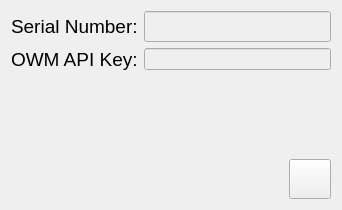
               <widget class="QWidget" name="scrollAreaWidgetContents_5">
                <property name="geometry">
                 <rect>
                  <x>0</x>
                  <y>0</y>
                  <width>342</width>
                  <height>210</height>
                 </rect>
                </property>
                <property name="class" stdset="0">
                 <string>frameHolder</string>
                </property>
                <layout class="QGridLayout" name="gridLayout_16">
                 <item row="1" column="0">
                  <layout class="QGridLayout" name="gridLayout_4">
                   <item row="0" column="0">
                    <widget class="QLabel" name="label">
                     <property name="font">
                      <font>
                       <pointsize>14</pointsize>
                      </font>
                     </property>
                     <property name="text">
                      <string>Serial Number:</string>
                     </property>
                     <property name="class" stdset="0">
                      <string>infoLabel</string>
                     </property>
                    </widget>
                   </item>
                   <item row="0" column="1">
                    <widget class="QLineEdit" name="serielNumLineEdit">
                     <property name="enabled">
                      <bool>false</bool>
                     </property>
                     <property name="font">
                      <font>
                       <pointsize>14</pointsize>
                      </font>
                     </property>
                     <property name="styleSheet">
                      <string notr="true"/>
                     </property>
                     <property name="text">
                      <string/>
                     </property>
                     <property name="cursorPosition">
                      <number>0</number>
                     </property>
                     <property name="readOnly">
                      <bool>true</bool>
                     </property>
                     <property name="class" stdset="0">
                      <string>settingLineEdit</string>
                     </property>
                    </widget>
                   </item>
                  </layout>
                 </item>
                 <item row="2" column="0">
                  <layout class="QHBoxLayout" name="horizontalLayout_8">
                   <item>
                    <widget class="QLabel" name="label_8">
                     <property name="sizePolicy">
                      <sizepolicy hsizetype="Preferred" vsizetype="Fixed">
                       <horstretch>0</horstretch>
                       <verstretch>0</verstretch>
                      </sizepolicy>
                     </property>
                     <property name="font">
                      <font>
                       <pointsize>14</pointsize>
                      </font>
                     </property>
                     <property name="text">
                      <string>OWM API Key:</string>
                     </property>
                     <property name="class" stdset="0">
                      <string>infoLabel</string>
                     </property>
                    </widget>
                   </item>
                   <item>
                    <widget class="QLineEdit" name="owmAPIKeyLineEdit">
                     <property name="enabled">
                      <bool>false</bool>
                     </property>
                     <property name="styleSheet">
                      <string notr="true"/>
                     </property>
                     <property name="class" stdset="0">
                      <string>settingLineEdit</string>
                     </property>
                    </widget>
                   </item>
                  </layout>
                 </item>
                 <item row="3" column="0">
                  <spacer name="verticalSpacer_5">
                   <property name="orientation">
                    <enum>Qt::Vertical</enum>
                   </property>
                   <property name="sizeHint" stdset="0">
                    <size>
                     <width>20</width>
                     <height>80</height>
                    </size>
                   </property>
                  </spacer>
                 </item>
                 <item row="4" column="0">
                  <layout class="QHBoxLayout" name="horizontalLayout_11">
                   <item>
                    <spacer name="horizontalSpacer_15">
                     <property name="orientation">
                      <enum>Qt::Horizontal</enum>
                     </property>
                     <property name="sizeHint" stdset="0">
                      <size>
                       <width>40</width>
                       <height>20</height>
                      </size>
                     </property>
                    </spacer>
                   </item>
                   <item>
                    <widget class="QPushButton" name="secretsLockBtn">
                     <property name="minimumSize">
                      <size>
                       <width>42</width>
                       <height>40</height>
                      </size>
                     </property>
                     <property name="maximumSize">
                      <size>
                       <width>42</width>
                       <height>39</height>
                      </size>
                     </property>
                     <property name="sizeIncrement">
                      <size>
                       <width>0</width>
                       <height>0</height>
                      </size>
                     </property>
                     <property name="styleSheet">
                      <string notr="true"/>
                     </property>
                     <property name="text">
                      <string/>
                     </property>
                     <property name="class" stdset="0">
                      <string>lockBtn</string>
                     </property>
                    </widget>
                   </item>
                  </layout>
                 </item>
                </layout>
               </widget>
